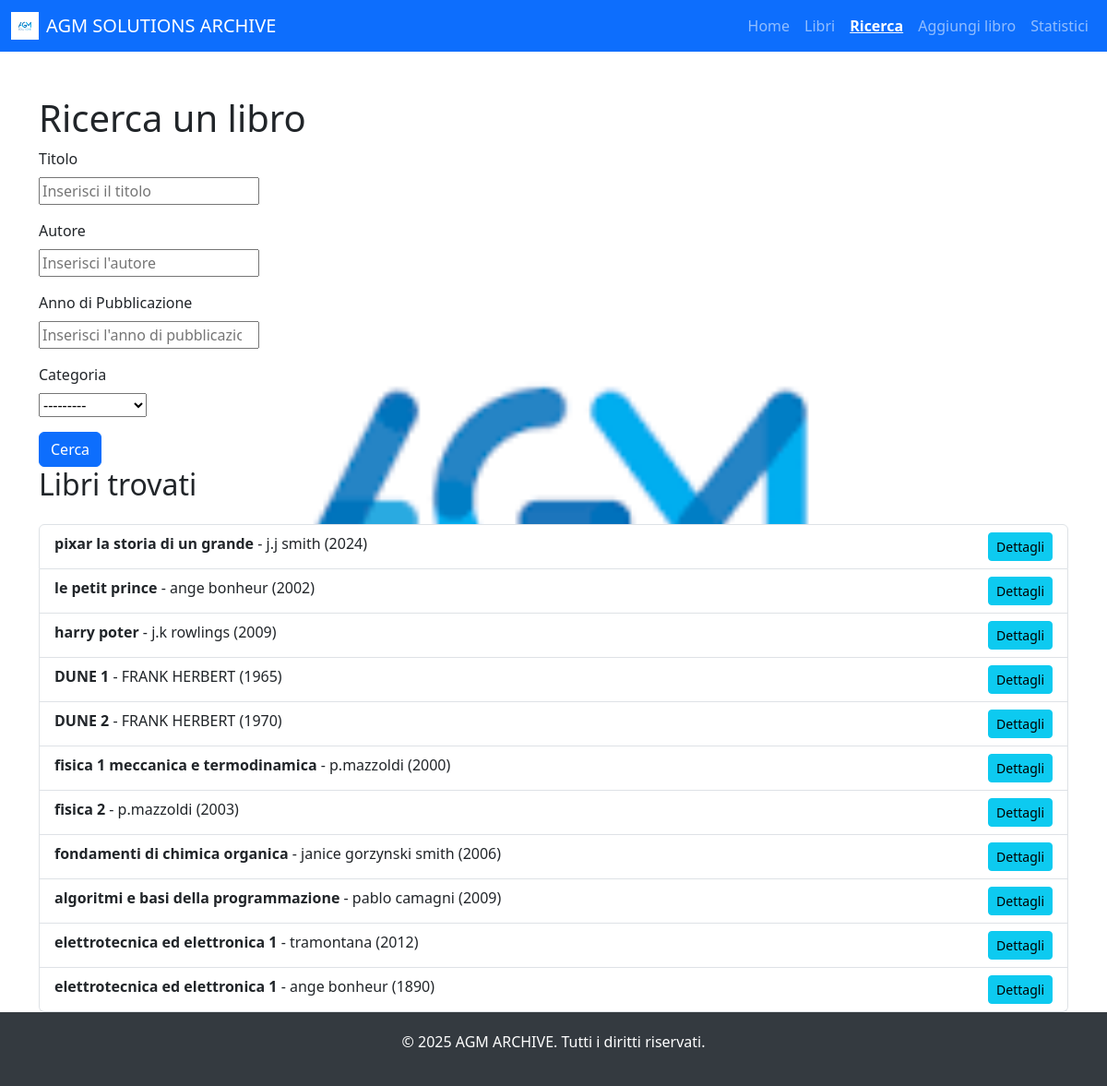
The app's page /ricerca_libro/, older data.
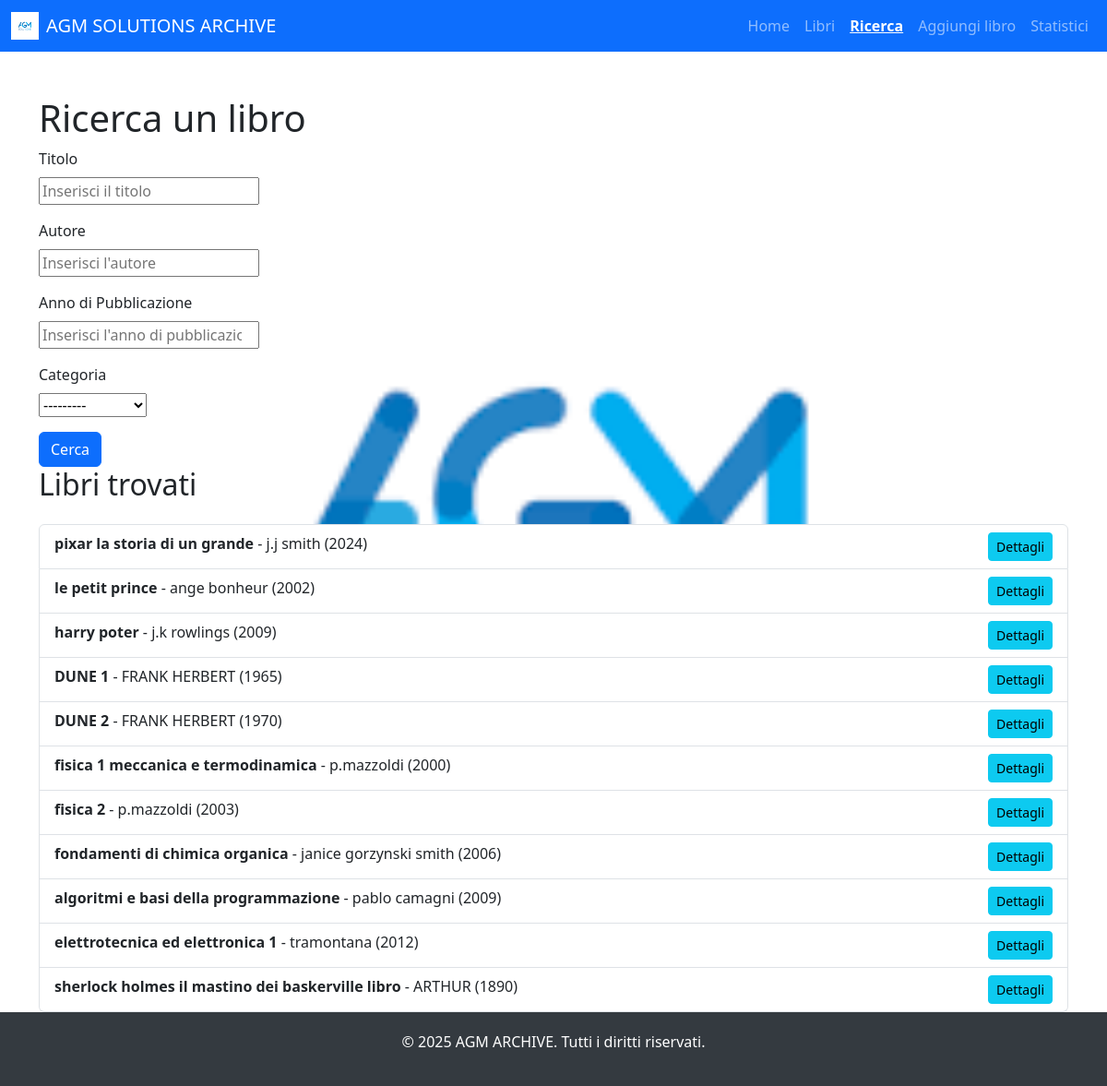
The same page, newer data.
### libro/models.py (models this page shows, shortened)
class Libro(models.Model):
    R =  'ROMANZO'
    FS = 'FANTASCIENZA'
    BD = 'BD'
    HO = 'HOROR'
    AL = 'ALTRO'
    CATEGORY_CHOICES = [
        (R, 'romanzo'),
        (FS, 'fantascienza'),
        (BD, 'bd'),
        (HO, 'horor'),
        (AL, 'altro'),
    ]
    titolo = models.CharField(max_length=200)
    autore = models.CharField(max_length=100)
    anno_pubblicazione = models.IntegerField(null=True,blank=True,
        validators=[
            MinValueValidator(1000),      # Il valore deve essere >= 1000
            MaxValueValidator(2025),     # Il valore deve essere <= 2025
        ])
    immagine = models.ImageField(upload_to='copertine_libri/', null=True, blank=True)  # Il campo immagine
    codice_univoco = models.CharField(max_length=50, unique=True, default=genera_codice_univoco, editable=False)
    editore = models.CharField(max_length=100)
    categoria = models.CharField(
        max_length=12,
        choices=CATEGORY_CHOICES,
        default=AL,
        null=True,
        blank=True
    )
    descrizione = models.TextField(blank=True, null=True)
    """experience = models.IntegerField(
        default=0,
        validators=[
            MinValueValidator(0),      # Il valore deve essere >= 0
            MaxValueValidator(100),     # Il valore deve essere <= 100
        ]
    )"""

### libro/views.py (the view)
# urls.py: path('ricerca_libro/', ricerca_libro, name='ricerca_libro'), # per ricercare un libro nell'archivio
def ricerca_libro(request):
    form = RicercaLibroForm(request.GET)  # Otteniamo i dati della richiesta GET
    libri_trovati = Libro.objects.all()  # Iniziamo prendendo tutti i libri
    if form.is_valid():
        if form.cleaned_data['titolo']: # se il campo c'è.
            libri_trovati = libri_trovati.filter(titolo__icontains=form.cleaned_data['titolo'])
        if form.cleaned_data['autore']:
            libri_trovati = libri_trovati.filter(autore__icontains=form.cleaned_data['autore'])
        if form.cleaned_data['anno_pubblicazione']:
            libri_trovati = libri_trovati.filter(anno_pubblicazione=form.cleaned_data['anno_pubblicazione'])
        if form.cleaned_data['categoria']:
            libri_trovati = libri_trovati.filter(categoria=form.cleaned_data['categoria'])
    return render(request, 'libro/ricerca_libro.html', {'form': form,'libri': libri_trovati})

### libro/forms.py
class RicercaLibroForm(forms.ModelForm):
    class Meta:
        model = Libro
        fields = ['titolo', 'autore', 'anno_pubblicazione', 'categoria']  # solo i campi che vuoi nel form
        widgets = {
            'titolo': forms.TextInput(attrs={'placeholder': 'Inserisci il titolo'}),
            'autore': forms.TextInput(attrs={'placeholder': 'Inserisci l\'autore'}),
            'anno_pubblicazione': forms.NumberInput(attrs={'placeholder': 'Inserisci l\'anno di pubblicazione'}),
            'categoria': forms.Select(attrs={'placeholder': 'Seleziona la categoria'}),
        }
    def __init__(self, *args, **kwargs):
        super(RicercaLibroForm, self).__init__(*args, **kwargs)
        for field in self.fields.values():
            field.required = False

### libro/models.py (called while the page is built)
def genera_codice_univoco():
    prefisso = "LIB"
    num =25
    n = random.randint(0,1000) *25
    return prefisso + str(n)

### libro/templates/libro/ricerca_libro.html (shortened to what this page needs)
{% extends 'libro/base.html' %}
{% block content %}
    <h1>Ricerca un libro</h1>
    <form method="get" action="{% url 'ricerca_libro' %}">
        <div class="mb-3">
            <label for="{{ form.titolo.id_for_label }}" class="form-label">Titolo</label>
            <div>
                {{ form.titolo }}
            </div>
        </div>
        <div class="mb-3">
            <label for="{{ form.autore.id_for_label }}" class="form-label">Autore</label>
            <div>
                {{ form.autore }}
            </div>
        </div>
        <div class="mb-3">
            <label for="{{ form.anno_pubblicazione.id_for_label }}" class="form-label">Anno di Pubblicazione</label>
            <div>
                {{ form.anno_pubblicazione }}
            </div>
        </div>
        <div class="mb-3">
            <label for="{{ form.categoria.id_for_label }}" class="form-label">Categoria</label>
            <div>
                {{ form.categoria }}
            </div>
        </div>
        <button type="submit" class="btn btn-primary">Cerca</button>
    </form>
    <h2>Libri trovati</h2>
    {% if libri %}
        <ul class="list-group mt-4">
            {% for libro in libri %}
                <li class="list-group-item">
                    <strong>{{ libro.titolo }}</strong> - {{ libro.autore }} ({{ libro.anno_pubblicazione }})
                    <a href="{% url 'dettagli_libro' libro.id %}" class="btn btn-info btn-sm float-end">Dettagli</a>
                </li>
            {% endfor %}
        </ul>
    {% else %}
        <p>Nessun libro trovato.</p>
    {% endif %}
{% endblock %}

Row changes from the older to the newer data that the page shows:
removed Libro: titolo "elettrotecnica ed elettronica 1", autore "ange bonheur", anno_pubblicazione "1890"
added Libro: titolo "sherlock holmes il mastino dei baskerville libro", autore "ARTHUR", anno_pubblicazione "1890"
